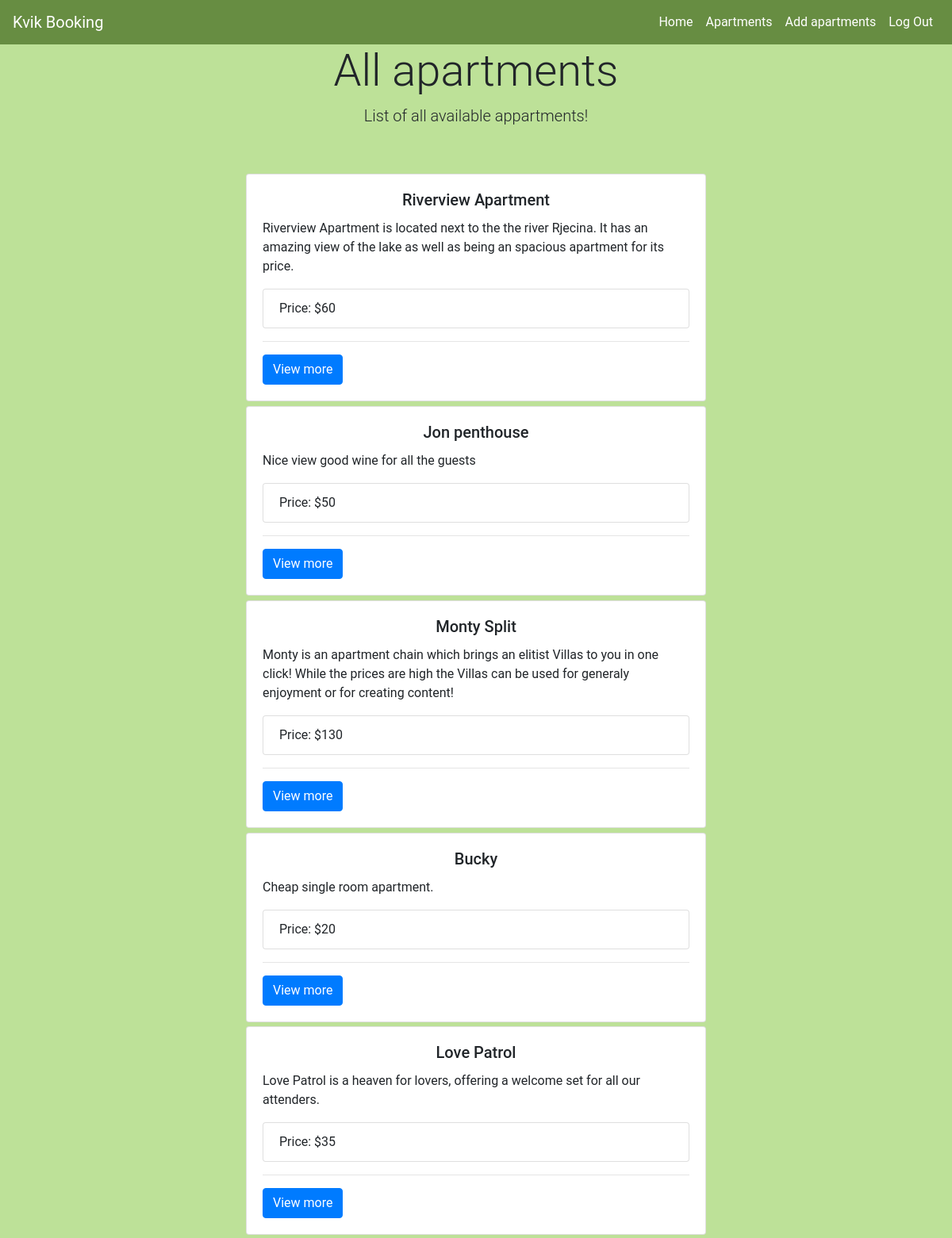
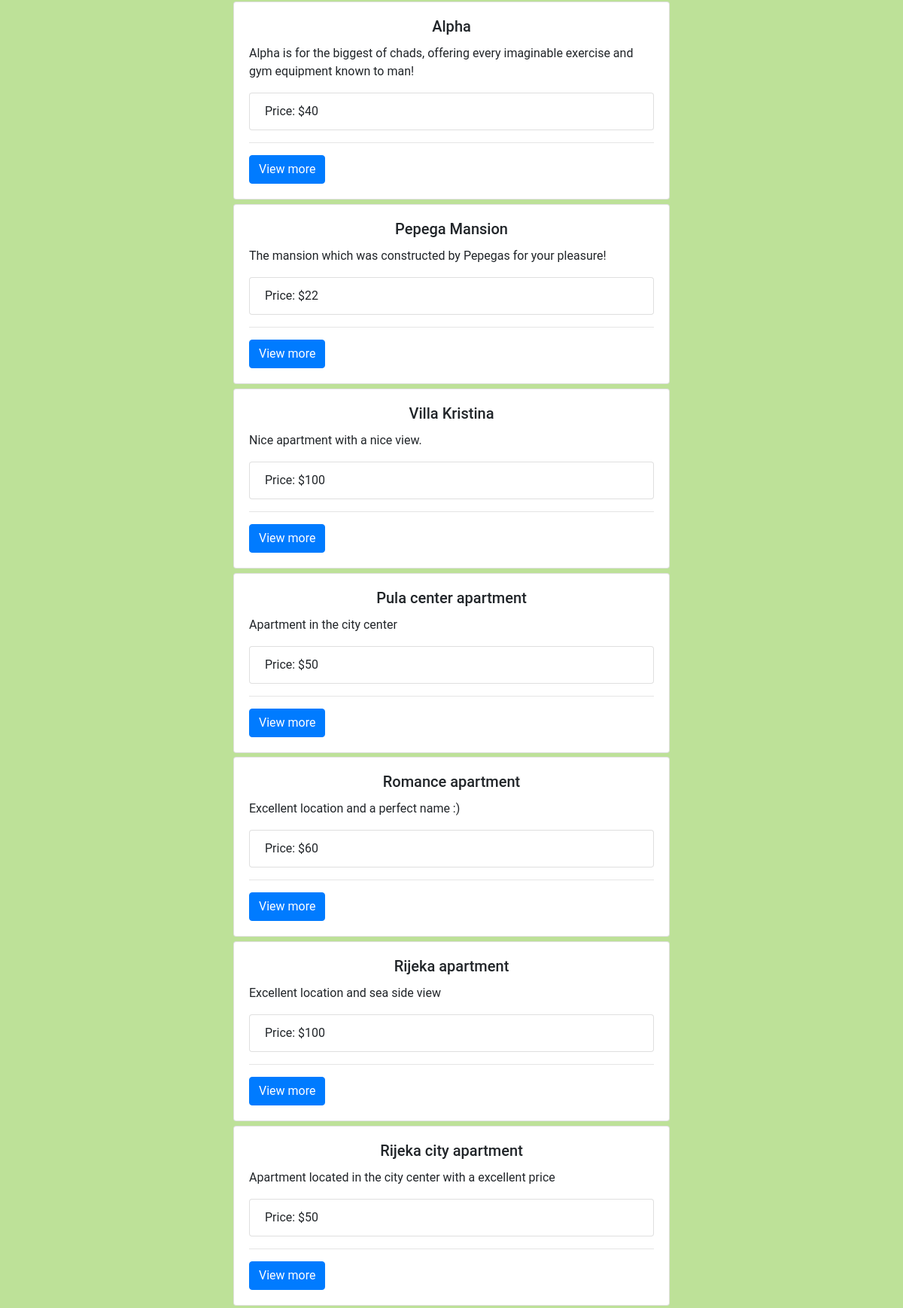
Page /allapartments.php (signed in, upper part) on the committed database (2 pictures, top to bottom).
### tables this page shows
CREATE TABLE `kvikApartments` (
  `id` int NOT NULL,
  `title` varchar(255) NOT NULL,
  `description` varchar(1000) NOT NULL,
  `img` varchar(255) DEFAULT NULL,
  `price` int NOT NULL,
  `balconies` int NOT NULL,
  `rooms` int NOT NULL,
  `owner` varchar(255) NOT NULL,
  `address` varchar(255) NOT NULL,
  `city` varchar(255) NOT NULL,
  `country` varchar(255) NOT NULL
);

### database.php (the view, shortened to what this page needs)
<?php
class ApartmentsDatabase
{
    private $conn;
    function connect()
    {
        $this->conn = mysqli_connect('localhost', 'mxm9894', 'Competitor9=opprobrium', 'mxm9894');
    }
    function fetchAllApartments()
    {
        $query = "select * from kvikApartments";
        $result = $this->conn->query($query);
        if ($result->num_rows > 0) {
            while ($row = $result->fetch_assoc()) {
                echo '<div class="card margin-bottom-card">';
                echo '<div class="card-body">';
                echo '<h5 class="card-title text-center">' . $row["title"] . '</h5>';
                echo '<p class="card-text">' . $row["description"] . '</p>';
                echo '<ul class="list-group">';
                echo '<li class="list-group-item">Price: $' . $row["price"];
                echo '</ul>';
                echo '<hr>';
                echo '<a href="description.php?id=' . $row["id"] . '" class="btn btn-primary">View more</a>';
                echo '</div>';
                echo '</div>';
            }
        }
    }
}

### allapartments.php (shortened to what this page needs)
<?php
include("nav.php");
include("database.php");
$db = new ApartmentsDatabase();
$db->connect();
$db->authenticate();
?>
<!DOCTYPE html>
<html lang="en">
<head>
  <link rel="stylesheet" href="https://stackpath.bootstrapcdn.com/bootstrap/4.3.1/css/bootstrap.min.css">
  <link rel="stylesheet" href="src/css/style.css">
</head>
<body>
  <?php
  getNav()
  ?>
  <div class="color">
    <div class=" text-center mb-5">
      <div class="container">
        <h1 class="display-4">All apartments</h1>
        <p class="lead">List of all available appartments!</p>
      </div>
    </div>
    <div class="container-cards">
      <?php
      $db->fetchAllApartments();
      ?>
    </div>
  </div>
</body>
</html>

### nav.php (shortened to what this page needs)
<?php
function getNav()
{
    echo '<nav class="navbar navbar-expand-lg navbar-light">';
    echo '        <a class="navbar-brand color-brand" href="home.php">Kvik Booking</a>';
    echo '        <div class="collapse navbar-collapse" id="navbarSupportedContent">';
    echo '            <ul class="navbar-nav ml-auto">';
    echo '                <li class="nav-item">';
    echo '                    <a class="nav-link" href="home.php">Home</a>';
    echo '                </li>';
    echo '                <li class="nav-item">';
    echo '                    <a class="nav-link" href="allapartments.php">Apartments</a>';
    echo '                </li>';
    echo '                <li class="nav-item">';
    echo '                    <a class="nav-link" href="addApartment.php">Add apartments</a>';
    echo '                </li>';
    echo '                <li class="nav-item">';
    echo '                    <a class="nav-link" href="logout.php">Log Out</a>';
    echo '                </li>';
    echo '            </ul>';
    echo '        </div>';
    echo '    </nav>';
}

### src/css/style.css (style rules this page uses)
html { background-color: #BDE198; }
.navbar { background-color: #678d42; }
.navbar-light .navbar-nav .nav-link { color: white !important; }
.color-brand { color: white !important; }
*, *::before, *::after { box-sizing: border-box; }
body { margin: 0; font-family: Roboto, -apple-system, 'Helvetica Neue', 'Segoe UI', Arial, sans-serif; }
.color { background-color: #BDE198; }
.container-cards { margin: auto; width: 50%; padding: 10px; }
.margin-bottom-card { margin-bottom: 1%; }

### rows in the picture
kvikapartments: title "Riverview Apartment", description "Riverview Apartment is located next to the the river Rjecina. It has an amazing view of the lake as well as being an spacious apartment for its price.", price "60"
kvikapartments: title "Jon penthouse", description "Nice view good wine for all the guests", price "50"
kvikapartments: title "Monty Split", description "Monty is an apartment chain which brings an elitist Villas to you in one click! While the prices are high the Villas can be used for generaly enjoyment or for creating content!", price "130"
kvikapartments: title "Bucky", description "Cheap single room apartment.", price "20"
kvikapartments: title "Love Patrol", description "Love Patrol is a heaven for lovers, offering a welcome set for all our attenders.", price "35"
kvikapartments: title "Alpha", description "Alpha is for the biggest of chads, offering every imaginable exercise and gym equipment known to man!", price "40"
kvikapartments: title "Pepega Mansion", description "The mansion which was constructed by Pepegas for your pleasure!", price "22"
kvikapartments: title "Villa Kristina", description "Nice apartment with a nice view.", price "100"
kvikapartments: title "Pula center apartment", description "Apartment in the city center", price "50"
kvikapartments: title "Romance apartment", description "Excellent location and a perfect name :)", price "60"
kvikapartments: title "Rijeka apartment", description "Excellent location and sea side view", price "100"
kvikapartments: title "Rijeka city apartment", description "Apartment located in the city center with a excellent price", price "50"
